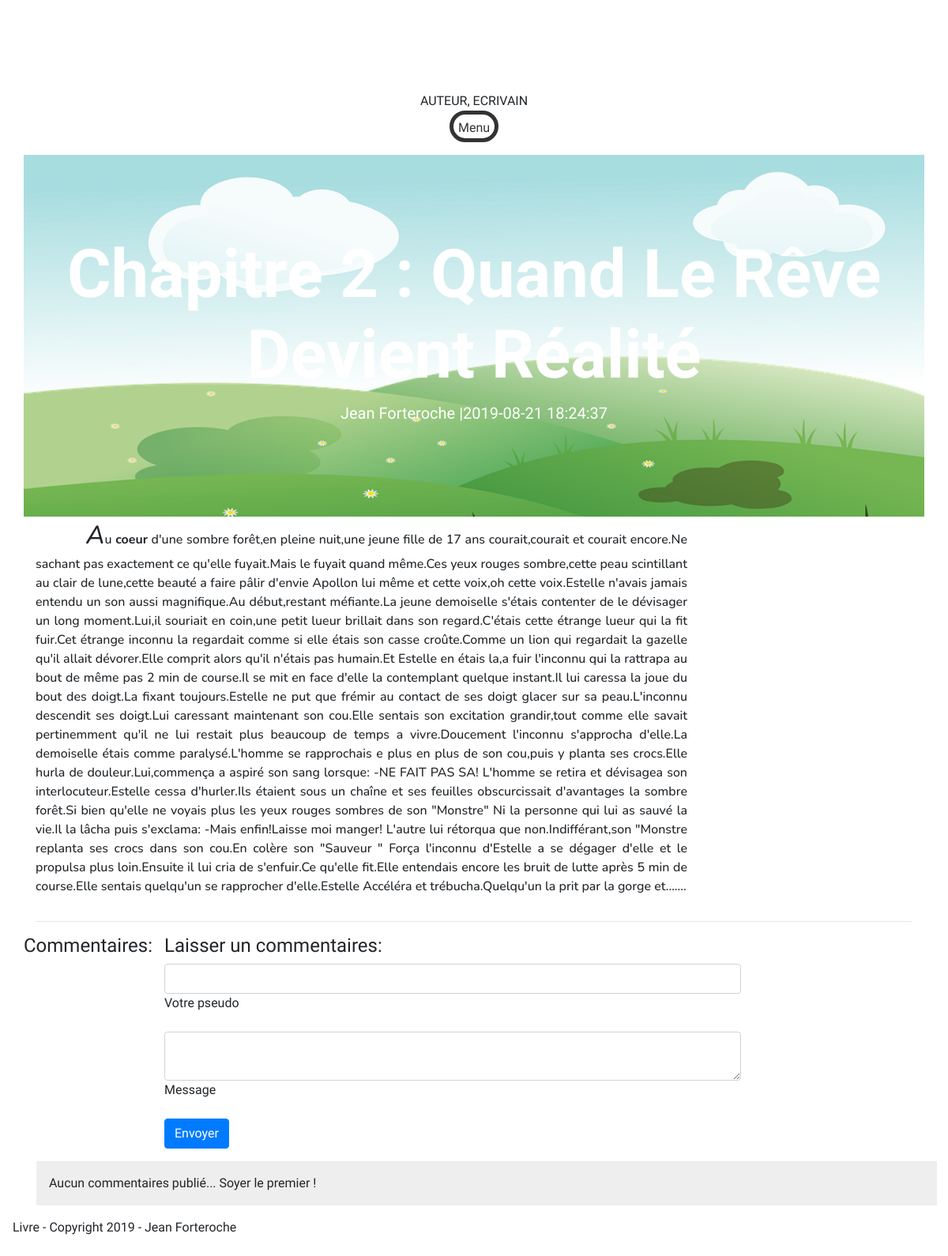
The page /index.php?page=chapter&id=1 on the database its author committed.
### tables this page shows
CREATE TABLE IF NOT EXISTS `posts` (
  `id` int(11) NOT NULL AUTO_INCREMENT,
  `title` varchar(255) NOT NULL,
  `content` text NOT NULL,
  `name_post` varchar(255) NOT NULL,
  `image_posts` varchar(255) NOT NULL DEFAULT 'post.png',
  `date_posts` datetime NOT NULL,
  `posted` tinyint(1) NOT NULL,
  PRIMARY KEY (`id`)
);

### controller/FrontendController.php (called while the page is built, shortened)
<?php
require 'model/frontend/CommentsManager.php';
require 'model/frontend/PostManager.php';
class FrontendController
{
    public function chapterAction(int $id)
    {
        $id = intval($id);
        $postManager = new PostManager;
        $chapter = $postManager->getChapter($id);
        $commentManager = new CommentsManager;
        $comments = $commentManager->getComments($id);
        require 'view/frontend/headerView.php';
        require 'view/frontend/chapterView.php';
        require 'view/frontend/footerView.php';
        require 'view/frontend/template.php';
    }
}

### model/Manager.php (called while the page is built, shortened)
<?php
class Manager
{
    private $dbHost;
    private $dbName;
    private $dbUser;
    private $dbPassword;
    private $pdo;
    public function __construct($dbName = 'blog', $dbHost = 'localhost', $dbUser = 'root', $dbPassword = '')
    {
        $this->dbHost = $dbHost;
        $this->dbName = $dbName;
        $this->dbUser = $dbUser;
        $this->dbPassword = $dbPassword;
    }
    public function getPDO()
    {
        if (is_null($this->pdo)) {
            $pdo = new PDO('mysql:host=' . $this->dbHost . ';dbname=' . $this->dbName, $this->dbUser, $this->dbPassword);
            $pdo->setAttribute(PDO::ATTR_ERRMODE, PDO::ERRMODE_EXCEPTION);
            $this->pdo = $pdo;
        }
        return $this->pdo;
    }
}

### model/frontend/PostManager.php (called while the page is built, shortened)
<?php
require_once 'model/Manager.php';
class PostManager extends Manager
{
    public function getChapter(int $id)
    {
        $sql = "
        SELECT  posts.id,
                posts.title,
                posts.content,
                posts.image_posts,
                posts.date_posts,
                admins.name
        FROM    posts
        JOIN    admins
        ON      name_post = admins.name
        WHERE   posts.id = :id
        AND     posts.posted = '1'
        ";
        $query = $this->getPDO()->prepare($sql);
        $query->execute([':id' => $id]);
        $result = $query->fetchAll(PDO::FETCH_OBJ);
        return $result;
    }
}

### model/frontend/CommentsManager.php (called while the page is built, shortened)
<?php
require_once 'model/Manager.php';
class CommentsManager extends Manager
{
    public function getComments(int $id)
    {
        $sql = "
        SELECT *
        FROM comments
        WHERE post_id = :id
        ORDER BY date_comment
        DESC
        ";
        $query = $this->getPDO()->prepare($sql);
        $query->execute(['id' => $id]);
        $results = $query->fetchAll(PDO::FETCH_OBJ);
        return $results;
    }
}

### view/frontend/chapterView.php (the view, shortened to what this page needs)
<section class="post-content-section">
    <div class="container">
        <div class="row">
            <?php foreach ($chapter as $table): ?>
            <div class="col-lg-12 col-md-12 col-sm-12 post-title-block"
                style="background-image:url('public/img/chapter/<?=$table->image_posts?>'); background-repeat: no-repeat;background-size: cover;">
                <h1 class="text-center"><?=$table->title?></h1>
                <ul class="list-inline text-center">
                    <li><?=$table->name?> |</li>
                    <li><?=$table->date_posts?></li>
                </ul>
            </div>
            <div class="col-lg-9 col-md-9 col-sm-12">
                <blockquote class="mg-4"><?=nl2br($table->content)?></blockquote>
            </div>
            <?php endforeach?>
        </div>
        <hr>
        <div class="row">
            <h4>Commentaires:</h4>
            <br><br>
            <form class="col-md-8 col-12" method="POST">
                <h4>Laisser un commentaires:</h4>
                <div class="form-group">
                    <input id="name" name="name" type="text" class="form-control" require>
                    <label for="name">Votre pseudo</label>
                </div>
                <div class="form-group">
                    <textarea id="message " name="comment" class="form-control" require></textarea>
                    <label for="message">Message</label>
                </div>
                <button type="submit" name="submit" class="btn btn-primary">Envoyer</button>
            </form>
            <div class="col-12 com">
                <?=(isset($comments) && $comments == null) ? 'Aucun commentaires publié... Soyer le premier ! ' : '';?>
            </div>
        </div>
    </div>
</section>

### public/css/style.css (style rules this page uses)
html, body { overflow-x: hidden; width: 100%; height: auto; }
body { font-family: 'Raleway', sans-serif; position: relative; padding: 0 1em 3em 1em; }
section { width: 100%; float: left; }
.text-center { display: flex; justify-content: center; }
.post-title-block { padding: 100px 0; }
.post-title-block h1 { color: #fff; font-size: 85px; font-weight: bold; text-transform: capitalize; }
.post-title-block li { font-size: 20px; color: #fff; }
blockquote { font-family: 'Nunito', sans-serif; text-align: justify; font-weight: 500; }
blockquote::first-letter { font-size: 2em; font-style: italic; padding-left: 2em; }
.com { margin: 1em; display: flex; flex-wrap: wrap; background: #eee; padding: 1em; }

### rows shown on the page
posts: image_posts (picture), title "Chapitre 2 : Quand Le Rêve Devient Réalité", admins.name "Jean Forteroche", date_posts "2019-08-21 18:24:37", content "Au coeur d'une sombre forêt,en pleine nuit,une jeune fille de 17 ans courait,courait et courait encore.Ne sachant pas exactement ce qu'elle fuyait.Mais le fuyait quand même.Ces yeux rouges sombre,cette peau scintillant au clair de lune,cette beauté a faire pâlir d'envie Apollon lui même et cette voix,oh cette voix.Estelle n'avais jamais entendu un son aussi magnifique.Au début,restant méfiante.La jeune demoiselle s'étais contenter de le dévisager un long moment.Lui,il souriait en coin,une petit lueur brillait dans son regard.C'étais cette étrange lueur qui la fit fuir.Cet étrange inconnu la regardait comme si elle étais son casse croûte.Comme un lion qui regardait la gazelle qu'il allait…"
